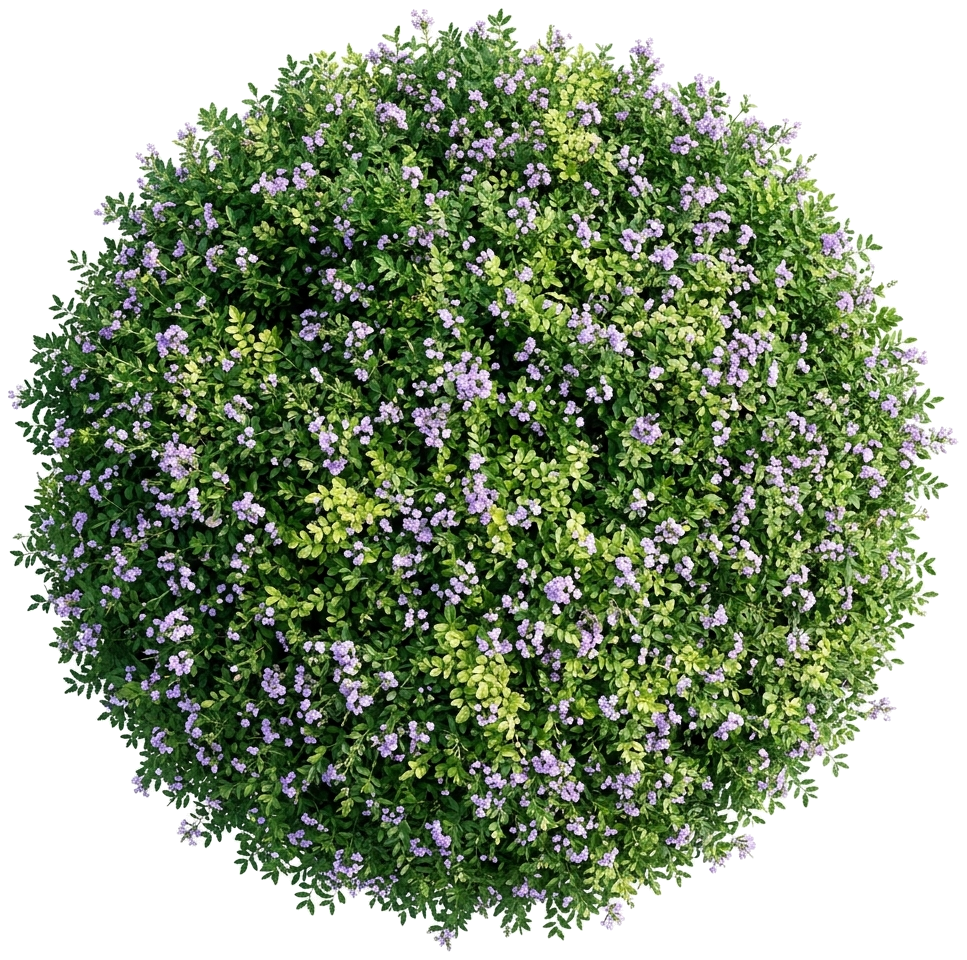
#> input picture assets/assembly_3d/modular/nature_bush_top.png, 967 x 960 px, given in place of nature_branch_stem_raw_1791443905178.jpg, which was not available
$ python process_blender_foliage_assets.py
#> lines starting #> are read from the running program, lines starting #| are printed output that depends on the picture; pictures that were not available may be replaced by others from this repository, and a replacement may not be noted
import os
from collections import deque
from PIL import Image, ImageFilter

def cutout_white_bg_bfs(src_path, out_path, min_bright=205, max_sat=35):
#> called with min_bright = 195, max_sat = 35
    im = Image.open(src_path).convert('RGB')
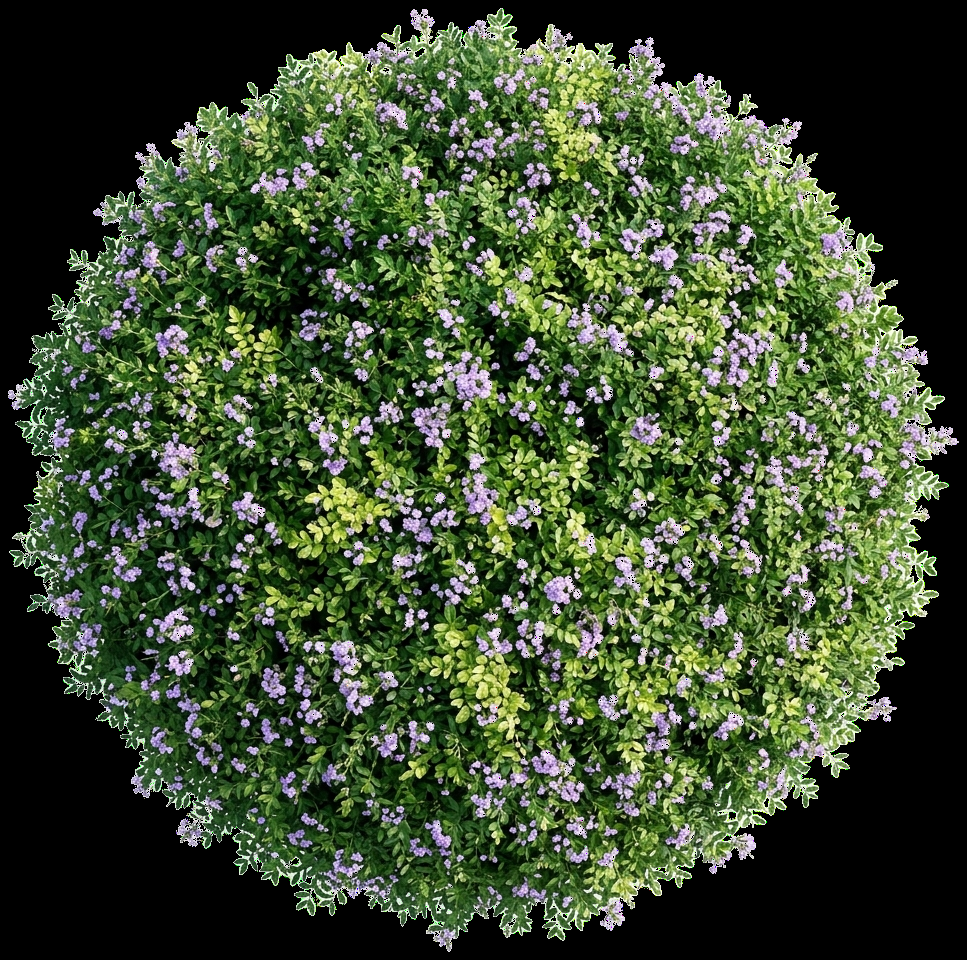
#> im: PIL image 967x960 RGB; mean R, G, B 62.6, 76.8, 50.3
    width, height = im.size
#> width = 967; height = 960
    pixels = im.load()

    # 2D array for visited / background
    is_bg = [[False] * height for _ in range(width)]
    queue = deque()

    def is_white_like(x, y):
        r, g, b = pixels[x, y]
        avg = (r + g + b) / 3.0
        sat = max(r, g, b) - min(r, g, b)
        return avg >= min_bright and sat <= max_sat

    # Seed borders
    for x in range(width):
        for y in [0, height - 1]:
            if is_white_like(x, y):
                is_bg[x][y] = True
                queue.append((x, y))
    for y in range(height):
        for x in [0, width - 1]:
            if not is_bg[x][y] and is_white_like(x, y):
                is_bg[x][y] = True
                queue.append((x, y))

    # BFS
    while queue:
        cx, cy = queue.popleft()
        for dx, dy in [(-1, 0), (1, 0), (0, -1), (0, 1)]:
            nx, ny = cx + dx, cy + dy
            if 0 <= nx < width and 0 <= ny < height and not is_bg[nx][ny]:
                if is_white_like(nx, ny):
                    is_bg[nx][ny] = True
                    queue.append((nx, ny))
#> this loop made 0 passes

    # Generate Alpha
    alpha = Image.new('L', (width, height), 255)
#> alpha: PIL image 967x960 L; every value is 255
    a_data = alpha.load()
    for y in range(height):
        for x in range(width):
            if is_bg[x][y]:
                a_data[x, y] = 0
            else:
                # Anti-alias transition if very close to pure white
                r, g, b = pixels[x, y]
                min_v = min(r, g, b)
                if min_v > 240 and (max(r, g, b) - min_v) < 18:
                    a_data[x, y] = max(0, int(255 * (1.0 - (min_v - 240) / 15.0)))
                else:
                    a_data[x, y] = 255

    # Slight smooth for sub-pixel anti-aliasing
    alpha = alpha.filter(ImageFilter.SMOOTH)
    rgba = im.convert('RGBA')
    rgba.putalpha(alpha)

    # Crop to non-transparent bounding box with 6px margin
    bbox = rgba.getbbox()
    if bbox:
        x0, y0, x1, y1 = bbox
        x0 = max(0, x0 - 6)
        y0 = max(0, y0 - 6)
        x1 = min(width, x1 + 6)
        y1 = min(height, y1 + 6)
        rgba = rgba.crop((x0, y0, x1, y1))

    rgba.save(out_path, 'PNG')
    print(f'[OK] Clean BFS Cutout: {out_path} ({rgba.size[0]}x{rgba.size[1]}) bbox={rgba.getbbox()}')
#| [OK] Clean BFS Cutout: assets/assembly_3d/modular/nature_branch_stem.png (967x960) bbox=(0, 0, 967, 960)

if __name__ == '__main__':
    brain_dir = r'C:\Users\khuongpv\.gemini\antigravity-ide\brain\f47dd78b-d07f-4323-b531-0139197382d2'
    branch_src = os.path.join(brain_dir, 'nature_branch_stem_raw_1791443905178.jpg')
    leaf_src = os.path.join(brain_dir, 'nature_leaf_cluster_raw_1791443970524.jpg')

    # 1. Branch stem
    cutout_white_bg_bfs(branch_src, 'assets/assembly_3d/modular/nature_branch_stem.png', min_bright=195, max_sat=35)

    # 2. Leaf branch cluster
    cutout_white_bg_bfs(leaf_src, 'assets/assembly_3d/modular/nature_leaf_cluster.png', min_bright=200, max_sat=30)
#> call 2 of cutout_white_bg_bfs, with min_bright = 200, max_sat = 30
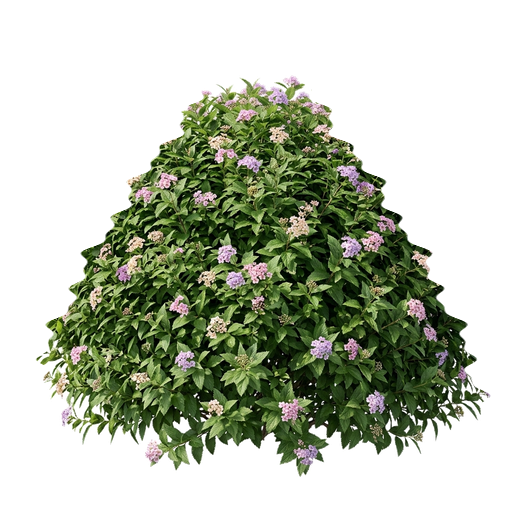
#> input picture assets/assembly_3d/modular/nature_bush_tri_1.png, 512 x 512 px, given in place of nature_leaf_cluster_raw_1791443970524.jpg, which was not available
#> in cutout_white_bg_bfs (call 2), `im = Image.open(src_path).convert('RGB')`:
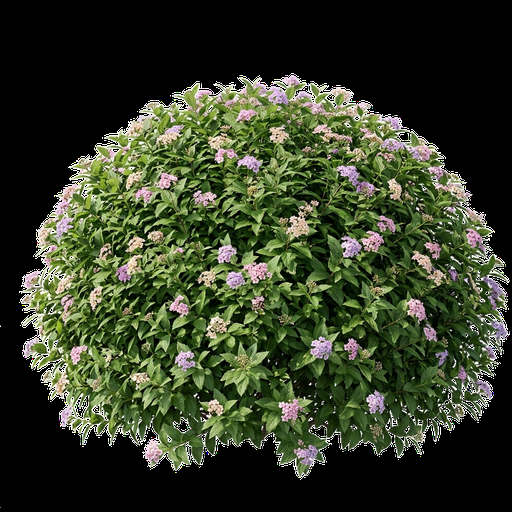
#> im: PIL image 512x512 RGB; mean R, G, B 52.8, 60.8, 39.3
#> the loop in cutout_white_bg_bfs (call 2), `while queue:` made 1 pass
#> in cutout_white_bg_bfs (call 2), `alpha = Image.new('L', (width, height), 255)`: alpha: PIL image 512x512 L; every value is 255
#> in cutout_white_bg_bfs (call 2), `alpha = alpha.filter(ImageFilter.SMOOTH)`:
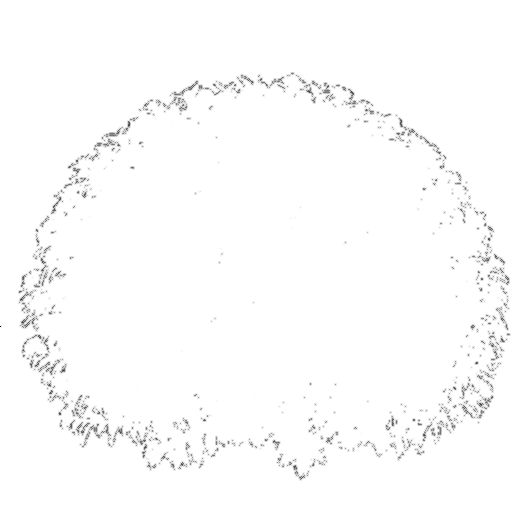
#> alpha: PIL image 512x512 L; min 0, max 255, mean 252.1
#| [OK] Clean BFS Cutout: assets/assembly_3d/modular/nature_leaf_cluster.png (512x512) bbox=(0, 0, 512, 512)

    # 3. Flipped leaf branch cluster
    leaf_im = Image.open('assets/assembly_3d/modular/nature_leaf_cluster.png')
    leaf_flip = leaf_im.transpose(Image.Transpose.FLIP_LEFT_RIGHT)
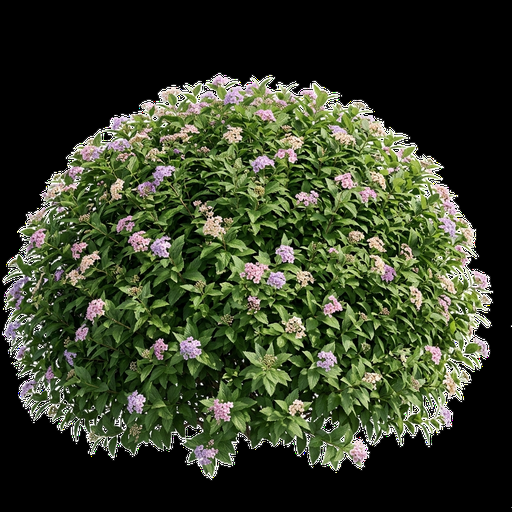
#> leaf_flip: PIL image 512x512 RGBA; mean R, G, B, A 52.8, 60.8, 39.3, 252.1; transparent parts drawn white
    leaf_flip.save('assets/assembly_3d/modular/nature_leaf_cluster_flip.png')
    print('[OK] Saved flipped leaf cluster: assets/assembly_3d/modular/nature_leaf_cluster_flip.png')
